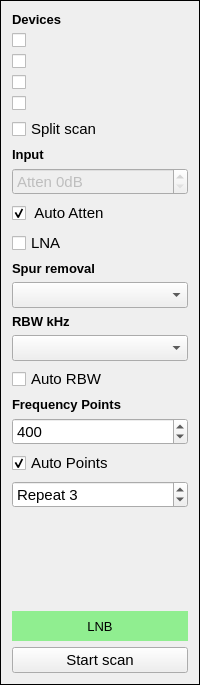
     <widget class="QFrame" name="right_frame">
      <property name="sizePolicy">
       <sizepolicy hsizetype="Fixed" vsizetype="Expanding">
        <horstretch>0</horstretch>
        <verstretch>0</verstretch>
       </sizepolicy>
      </property>
      <property name="minimumSize">
       <size>
        <width>140</width>
        <height>0</height>
       </size>
      </property>
      <property name="font">
       <font>
        <pointsize>11</pointsize>
       </font>
      </property>
      <property name="frameShape">
       <enum>QFrame::Shape::Box</enum>
      </property>
      <property name="frameShadow">
       <enum>QFrame::Shadow::Plain</enum>
      </property>
      <layout class="QVBoxLayout" name="verticalLayout">
       <item>
        <widget class="QLabel" name="label_11">
         <property name="sizePolicy">
          <sizepolicy hsizetype="Minimum" vsizetype="Preferred">
           <horstretch>0</horstretch>
           <verstretch>0</verstretch>
          </sizepolicy>
         </property>
         <property name="font">
          <font>
           <pointsize>10</pointsize>
           <bold>true</bold>
          </font>
         </property>
         <property name="text">
          <string>Devices</string>
         </property>
        </widget>
       </item>
       <item>
        <widget class="QCheckBox" name="dev0">
         <property name="sizePolicy">
          <sizepolicy hsizetype="Minimum" vsizetype="Preferred">
           <horstretch>0</horstretch>
           <verstretch>0</verstretch>
          </sizepolicy>
         </property>
         <property name="font">
          <font>
           <pointsize>11</pointsize>
          </font>
         </property>
         <property name="toolTip">
          <string>Use device</string>
         </property>
         <property name="text">
          <string/>
         </property>
         <property name="checked">
          <bool>false</bool>
         </property>
        </widget>
       </item>
       <item>
        <widget class="QCheckBox" name="dev1">
         <property name="sizePolicy">
          <sizepolicy hsizetype="Minimum" vsizetype="Preferred">
           <horstretch>0</horstretch>
           <verstretch>0</verstretch>
          </sizepolicy>
         </property>
         <property name="font">
          <font>
           <pointsize>11</pointsize>
          </font>
         </property>
         <property name="toolTip">
          <string>Use device</string>
         </property>
         <property name="text">
          <string/>
         </property>
         <property name="checked">
          <bool>false</bool>
         </property>
        </widget>
       </item>
       <item>
        <widget class="QCheckBox" name="dev2">
         <property name="sizePolicy">
          <sizepolicy hsizetype="Minimum" vsizetype="Preferred">
           <horstretch>0</horstretch>
           <verstretch>0</verstretch>
          </sizepolicy>
         </property>
         <property name="font">
          <font>
           <pointsize>11</pointsize>
          </font>
         </property>
         <property name="toolTip">
          <string>Use device</string>
         </property>
         <property name="text">
          <string/>
         </property>
         <property name="checked">
          <bool>false</bool>
         </property>
        </widget>
       </item>
       <item>
        <widget class="QCheckBox" name="dev3">
         <property name="sizePolicy">
          <sizepolicy hsizetype="Minimum" vsizetype="Preferred">
           <horstretch>0</horstretch>
           <verstretch>0</verstretch>
          </sizepolicy>
         </property>
         <property name="font">
          <font>
           <pointsize>11</pointsize>
          </font>
         </property>
         <property name="toolTip">
          <string>Use device</string>
         </property>
         <property name="text">
          <string/>
         </property>
         <property name="checked">
          <bool>false</bool>
         </property>
        </widget>
       </item>
       <item>
        <widget class="QCheckBox" name="split_scan">
         <property name="sizePolicy">
          <sizepolicy hsizetype="Minimum" vsizetype="Preferred">
           <horstretch>0</horstretch>
           <verstretch>0</verstretch>
          </sizepolicy>
         </property>
         <property name="font">
          <font>
           <pointsize>11</pointsize>
          </font>
         </property>
         <property name="toolTip">
          <string>Split scan across enabled devices</string>
         </property>
         <property name="text">
          <string>Split scan</string>
         </property>
        </widget>
       </item>
       <item>
        <widget class="QLabel" name="label_3">
         <property name="sizePolicy">
          <sizepolicy hsizetype="Minimum" vsizetype="Preferred">
           <horstretch>0</horstretch>
           <verstretch>0</verstretch>
          </sizepolicy>
         </property>
         <property name="font">
          <font>
           <pointsize>10</pointsize>
           <bold>true</bold>
          </font>
         </property>
         <property name="text">
          <string>Input</string>
         </property>
        </widget>
       </item>
       <item>
        <widget class="QSpinBox" name="atten_box">
         <property name="enabled">
          <bool>false</bool>
         </property>
         <property name="sizePolicy">
          <sizepolicy hsizetype="Minimum" vsizetype="Preferred">
           <horstretch>0</horstretch>
           <verstretch>0</verstretch>
          </sizepolicy>
         </property>
         <property name="minimumSize">
          <size>
           <width>0</width>
           <height>0</height>
          </size>
         </property>
         <property name="maximumSize">
          <size>
           <width>16777215</width>
           <height>16777215</height>
          </size>
         </property>
         <property name="font">
          <font>
           <pointsize>11</pointsize>
          </font>
         </property>
         <property name="toolTip">
          <string>Set attenuator</string>
         </property>
         <property name="readOnly">
          <bool>false</bool>
         </property>
         <property name="suffix">
          <string>dB</string>
         </property>
         <property name="prefix">
          <string>Atten </string>
         </property>
         <property name="minimum">
          <number>0</number>
         </property>
         <property name="maximum">
          <number>31</number>
         </property>
         <property name="value">
          <number>0</number>
         </property>
        </widget>
       </item>
       <item>
        <widget class="QCheckBox" name="atten_auto">
         <property name="sizePolicy">
          <sizepolicy hsizetype="Minimum" vsizetype="Preferred">
           <horstretch>0</horstretch>
           <verstretch>0</verstretch>
          </sizepolicy>
         </property>
         <property name="font">
          <font>
           <pointsize>11</pointsize>
          </font>
         </property>
         <property name="toolTip">
          <string>Enable auto attenuator</string>
         </property>
         <property name="text">
          <string> Auto Atten</string>
         </property>
         <property name="checked">
          <bool>true</bool>
         </property>
        </widget>
       </item>
       <item>
        <widget class="QCheckBox" name="lna_box">
         <property name="sizePolicy">
          <sizepolicy hsizetype="Minimum" vsizetype="Fixed">
           <horstretch>0</horstretch>
           <verstretch>0</verstretch>
          </sizepolicy>
         </property>
         <property name="font">
          <font>
           <pointsize>11</pointsize>
          </font>
         </property>
         <property name="toolTip">
          <string>Enable Low Noise Amplifier</string>
         </property>
         <property name="layoutDirection">
          <enum>Qt::LayoutDirection::LeftToRight</enum>
         </property>
         <property name="text">
          <string>LNA</string>
         </property>
        </widget>
       </item>
       <item>
        <widget class="QLabel" name="spur_label">
         <property name="sizePolicy">
          <sizepolicy hsizetype="Minimum" vsizetype="Preferred">
           <horstretch>0</horstretch>
           <verstretch>0</verstretch>
          </sizepolicy>
         </property>
         <property name="font">
          <font>
           <pointsize>10</pointsize>
           <bold>true</bold>
          </font>
         </property>
         <property name="text">
          <string>Spur removal</string>
         </property>
        </widget>
       </item>
       <item>
        <widget class="QComboBox" name="spur_box">
         <property name="sizePolicy">
          <sizepolicy hsizetype="Minimum" vsizetype="Preferred">
           <horstretch>0</horstretch>
           <verstretch>0</verstretch>
          </sizepolicy>
         </property>
         <property name="minimumSize">
          <size>
           <width>0</width>
           <height>0</height>
          </size>
         </property>
         <property name="maximumSize">
          <size>
           <width>16777215</width>
           <height>16777215</height>
          </size>
         </property>
         <property name="font">
          <font>
           <pointsize>11</pointsize>
          </font>
         </property>
         <property name="currentIndex">
          <number>-1</number>
         </property>
        </widget>
       </item>
       <item>
        <widget class="QLabel" name="label_5">
         <property name="sizePolicy">
          <sizepolicy hsizetype="Minimum" vsizetype="Preferred">
           <horstretch>0</horstretch>
           <verstretch>0</verstretch>
          </sizepolicy>
         </property>
         <property name="font">
          <font>
           <pointsize>10</pointsize>
           <bold>true</bold>
          </font>
         </property>
         <property name="text">
          <string>RBW kHz</string>
         </property>
        </widget>
       </item>
       <item>
        <widget class="QComboBox" name="rbw_box">
         <property name="enabled">
          <bool>true</bool>
         </property>
         <property name="sizePolicy">
          <sizepolicy hsizetype="Minimum" vsizetype="Preferred">
           <horstretch>0</horstretch>
           <verstretch>0</verstretch>
          </sizepolicy>
         </property>
         <property name="minimumSize">
          <size>
           <width>0</width>
           <height>0</height>
          </size>
         </property>
         <property name="maximumSize">
          <size>
           <width>16777215</width>
           <height>16777215</height>
          </size>
         </property>
         <property name="font">
          <font>
           <pointsize>11</pointsize>
          </font>
         </property>
         <property name="toolTip">
          <string>Set resolution bandwidth in kHz</string>
         </property>
         <property name="editable">
          <bool>false</bool>
         </property>
        </widget>
       </item>
       <item>
        <widget class="QCheckBox" name="rbw_auto">
         <property name="sizePolicy">
          <sizepolicy hsizetype="Minimum" vsizetype="Preferred">
           <horstretch>0</horstretch>
           <verstretch>0</verstretch>
          </sizepolicy>
         </property>
         <property name="font">
          <font>
           <pointsize>11</pointsize>
          </font>
         </property>
         <property name="toolTip">
          <string>Auto Resolution Bandwidth</string>
         </property>
         <property name="text">
          <string>Auto RBW</string>
         </property>
        </widget>
       </item>
       <item>
        <widget class="QLabel" name="label_6">
         <property name="sizePolicy">
          <sizepolicy hsizetype="Minimum" vsizetype="Preferred">
           <horstretch>0</horstretch>
           <verstretch>0</verstretch>
          </sizepolicy>
         </property>
         <property name="font">
          <font>
           <pointsize>10</pointsize>
           <bold>true</bold>
          </font>
         </property>
         <property name="text">
          <string>Frequency Points</string>
         </property>
        </widget>
       </item>
       <item>
        <widget class="QSpinBox" name="points_box">
         <property name="sizePolicy">
          <sizepolicy hsizetype="Minimum" vsizetype="Preferred">
           <horstretch>0</horstretch>
           <verstretch>0</verstretch>
          </sizepolicy>
         </property>
         <property name="minimumSize">
          <size>
           <width>0</width>
           <height>0</height>
          </size>
         </property>
         <property name="maximumSize">
          <size>
           <width>16777215</width>
           <height>16777215</height>
          </size>
         </property>
         <property name="font">
          <font>
           <pointsize>11</pointsize>
          </font>
         </property>
         <property name="toolTip">
          <string>Set the number of frequency Points to measure</string>
         </property>
         <property name="suffix">
          <string/>
         </property>
         <property name="minimum">
          <number>1</number>
         </property>
         <property name="maximum">
          <number>30000</number>
         </property>
         <property name="singleStep">
          <number>100</number>
         </property>
         <property name="stepType">
          <enum>QAbstractSpinBox::StepType::AdaptiveDecimalStepType</enum>
         </property>
         <property name="value">
          <number>400</number>
         </property>
        </widget>
       </item>
       <item>
        <widget class="QCheckBox" name="points_auto">
         <property name="enabled">
          <bool>true</bool>
         </property>
         <property name="sizePolicy">
          <sizepolicy hsizetype="Minimum" vsizetype="Preferred">
           <horstretch>0</horstretch>
           <verstretch>0</verstretch>
          </sizepolicy>
         </property>
         <property name="font">
          <font>
           <pointsize>11</pointsize>
          </font>
         </property>
         <property name="toolTip">
          <string>Auto points to suit RBW</string>
         </property>
         <property name="text">
          <string>Auto Points</string>
         </property>
         <property name="checked">
          <bool>true</bool>
         </property>
        </widget>
       </item>
       <item>
        <widget class="QSpinBox" name="sampleRepeat">
         <property name="sizePolicy">
          <sizepolicy hsizetype="Minimum" vsizetype="Preferred">
           <horstretch>0</horstretch>
           <verstretch>0</verstretch>
          </sizepolicy>
         </property>
         <property name="minimumSize">
          <size>
           <width>0</width>
           <height>0</height>
          </size>
         </property>
         <property name="maximumSize">
          <size>
           <width>16777215</width>
           <height>16777215</height>
          </size>
         </property>
         <property name="font">
          <font>
           <pointsize>11</pointsize>
          </font>
         </property>
         <property name="toolTip">
          <string>Set the number of repeat measurements at each frequency point</string>
         </property>
         <property name="alignment">
          <set>Qt::AlignmentFlag::AlignLeading|Qt::AlignmentFlag::AlignLeft|Qt::AlignmentFlag::AlignVCenter</set>
         </property>
         <property name="suffix">
          <string/>
         </property>
         <property name="prefix">
          <string>Repeat </string>
         </property>
         <property name="minimum">
          <number>1</number>
         </property>
         <property name="maximum">
          <number>9</number>
         </property>
         <property name="stepType">
          <enum>QAbstractSpinBox::StepType::AdaptiveDecimalStepType</enum>
         </property>
         <property name="value">
          <number>3</number>
         </property>
        </widget>
       </item>
       <item>
        <spacer name="verticalSpacer_2">
         <property name="orientation">
          <enum>Qt::Orientation::Vertical</enum>
         </property>
         <property name="sizeHint" stdset="0">
          <size>
           <width>20</width>
           <height>97</height>
          </size>
         </property>
        </spacer>
       </item>
       <item>
        <widget class="QLabel" name="mixerMode">
         <property name="sizePolicy">
          <sizepolicy hsizetype="Minimum" vsizetype="Preferred">
           <horstretch>0</horstretch>
           <verstretch>0</verstretch>
          </sizepolicy>
         </property>
         <property name="minimumSize">
          <size>
           <width>0</width>
           <height>30</height>
          </size>
         </property>
         <property name="maximumSize">
          <size>
           <width>16777215</width>
           <height>16777215</height>
          </size>
         </property>
         <property name="baseSize">
          <size>
           <width>0</width>
           <height>0</height>
          </size>
         </property>
         <property name="font">
          <font>
           <pointsize>10</pointsize>
           <italic>false</italic>
           <bold>false</bold>
          </font>
         </property>
         <property name="autoFillBackground">
          <bool>false</bool>
         </property>
         <property name="styleSheet">
          <string notr="true">background-color:lightGreen</string>
         </property>
         <property name="frameShape">
          <enum>QFrame::Shape::NoFrame</enum>
         </property>
         <property name="frameShadow">
          <enum>QFrame::Shadow::Plain</enum>
         </property>
         <property name="midLineWidth">
          <number>0</number>
         </property>
         <property name="text">
          <string>LNB</string>
         </property>
         <property name="scaledContents">
          <bool>false</bool>
         </property>
         <property name="alignment">
          <set>Qt::AlignmentFlag::AlignCenter</set>
         </property>
        </widget>
       </item>
       <item>
        <widget class="QPushButton" name="scan_button">
         <property name="sizePolicy">
          <sizepolicy hsizetype="Minimum" vsizetype="Preferred">
           <horstretch>0</horstretch>
           <verstretch>0</verstretch>
          </sizepolicy>
         </property>
         <property name="minimumSize">
          <size>
           <width>0</width>
           <height>0</height>
          </size>
         </property>
         <property name="maximumSize">
          <size>
           <width>10000</width>
           <height>16777215</height>
          </size>
         </property>
         <property name="font">
          <font>
           <pointsize>11</pointsize>
          </font>
         </property>
         <property name="toolTip">
          <string/>
         </property>
         <property name="text">
          <string>Start scan</string>
         </property>
         <property name="iconSize">
          <size>
           <width>16</width>
           <height>16</height>
          </size>
         </property>
         <property name="checkable">
          <bool>false</bool>
         </property>
        </widget>
       </item>
      </layout>
     </widget>
